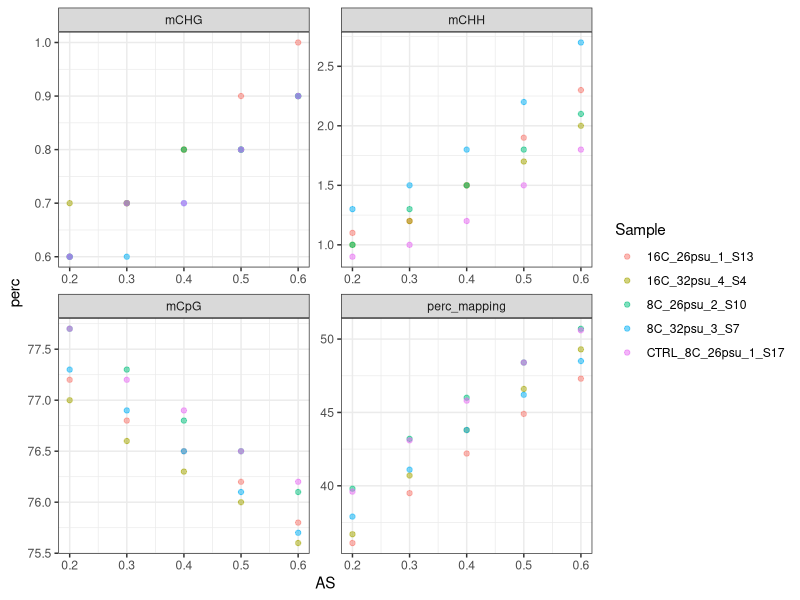
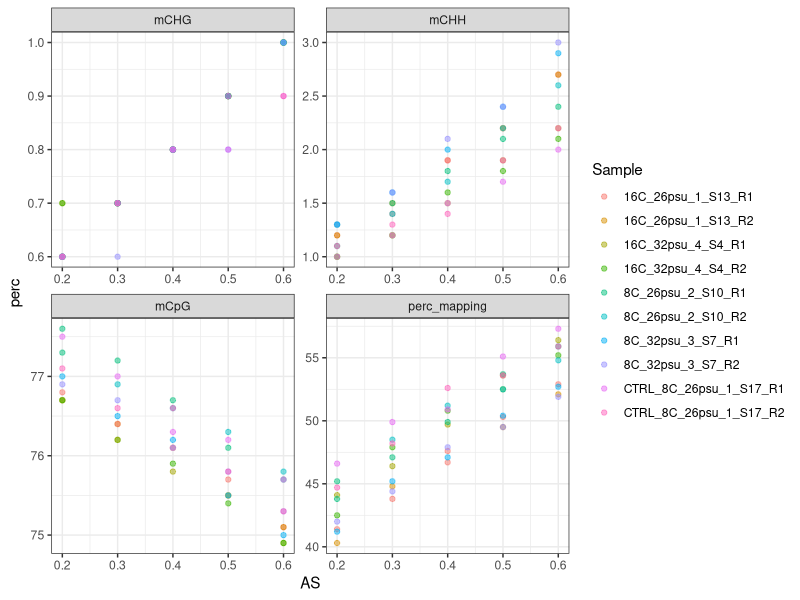
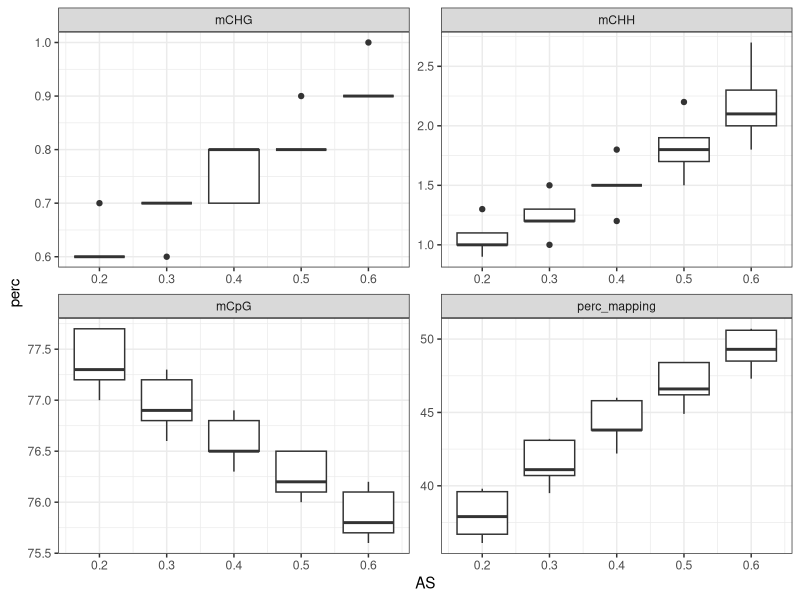
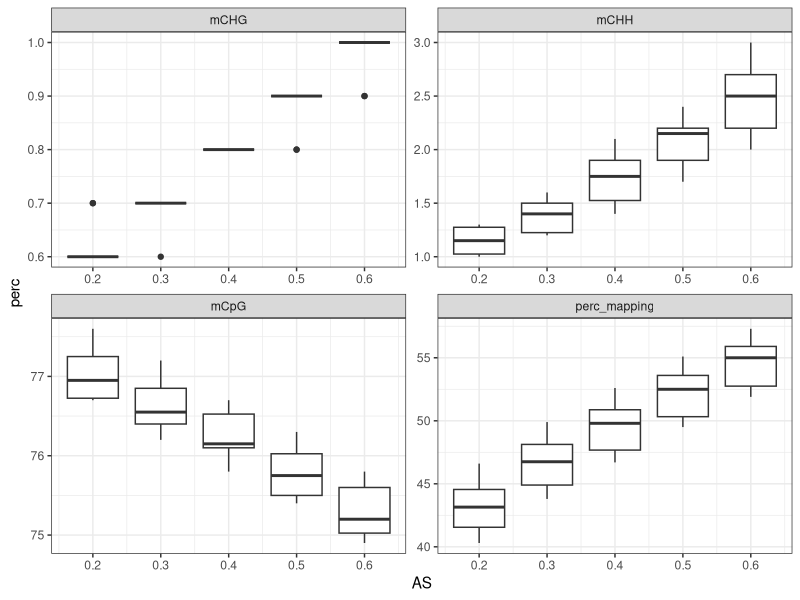
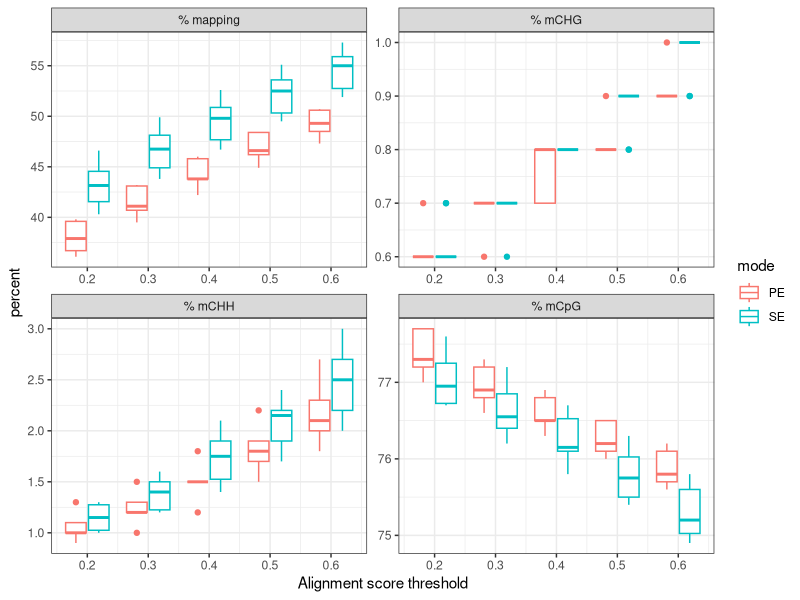

Generate these figures, in order, with R:
## ---- chunk 1
library(ggplot2)
## ---- chunk 2
data <- read.csv("20200612_AS_compare.csv", stringsAsFactors = F)

SE_data <- read.csv("20200612_AS_compare_SE.csv", stringsAsFactors = F)

## ---- chunk 3
data[,3:6] <- apply(data[,3:6] , 2, function(y) as.numeric(gsub("\\%", "", y)))

SE_data[,3:6] <- apply(SE_data[,3:6] , 2, function(y) as.numeric(gsub("\\%", "", y)))
## ---- chunk 4
STACKED_data <- tidyr::gather(data, "Context", "perc", 3:6)

STACKED_SE_data <- tidyr::gather(SE_data, "Context", "perc", 3:6)

#add column for PE or SE
STACKED_data$mode <- "PE"
STACKED_SE_data$mode <- "SE"

#combine SE and PE data
STACKED_PE_SE_data <- rbind(STACKED_data, STACKED_SE_data)

#add column for AS and mode
STACKED_PE_SE_data$AS_mode <- paste(STACKED_PE_SE_data$AS,STACKED_PE_SE_data$mode,"_")

#make context labels more clear
STACKED_PE_SE_data$Context <- gsub("perc_mapping","% mapping", STACKED_PE_SE_data$Context)

STACKED_PE_SE_data$Context <- gsub("mC", "% mC", STACKED_PE_SE_data$Context)


## ---- chunk 5
ggplot(STACKED_data, aes(AS, perc, color = Sample)) + geom_point(alpha = 0.5) + facet_wrap(~Context, scale = "free") + theme_bw()

ggplot(STACKED_SE_data, aes(AS, perc, color = Sample)) + geom_point(alpha = 0.5) + facet_wrap(~Context, scale = "free") + theme_bw()
## ---- chunk 6

#PE data
ggplot(STACKED_data, aes(AS, perc, group = AS)) + geom_boxplot() + facet_wrap(~Context, scale = "free") + theme_bw()

#SE data
ggplot(STACKED_SE_data, aes(AS, perc, group = AS)) + geom_boxplot() + facet_wrap(~Context, scale = "free") + theme_bw()

#PE and SE data plotted together
jpeg("20200612_ASxmCandMapping.jpg", width = 7, height = 6, units = "in", res = 300)
ggplot(STACKED_PE_SE_data, aes(AS, perc, group = AS_mode, color = mode)) + geom_boxplot() + facet_wrap(~Context, scale = "free") + theme_bw() + xlab("Alignment score threshold") + ylab("percent")
dev.off()
